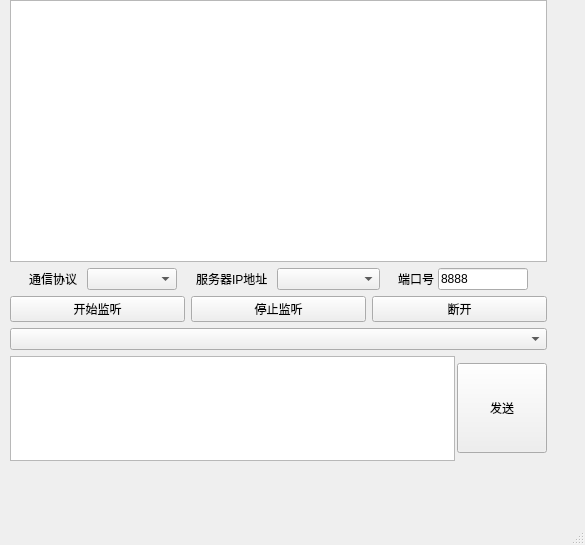
<?xml version="1.0" encoding="UTF-8"?>
<ui version="4.0">
 <class>MainWindow</class>
 <widget class="QMainWindow" name="MainWindow">
  <property name="geometry">
   <rect>
    <x>0</x>
    <y>0</y>
    <width>585</width>
    <height>545</height>
   </rect>
  </property>
  <property name="windowTitle">
   <string>网络调试助手-服务端</string>
  </property>
  <widget class="QWidget" name="centralwidget">
   <widget class="QWidget" name="">
    <property name="geometry">
     <rect>
      <x>10</x>
      <y>0</y>
      <width>537</width>
      <height>461</height>
     </rect>
    </property>
    <layout class="QVBoxLayout" name="widgetVL" stretch="5,1,1,0,2">
     <item>
      <widget class="QTextEdit" name="showTextEdit"/>
     </item>
     <item>
      <layout class="QHBoxLayout" name="middleHL" stretch="2,1,1,2,1,3,2,1,1,2">
       <property name="spacing">
        <number>0</number>
       </property>
       <item>
        <spacer name="midHS3">
         <property name="orientation">
          <enum>Qt::Orientation::Horizontal</enum>
         </property>
         <property name="sizeHint" stdset="0">
          <size>
           <width>40</width>
           <height>20</height>
          </size>
         </property>
        </spacer>
       </item>
       <item>
        <widget class="QLabel" name="protoclLabel">
         <property name="minimumSize">
          <size>
           <width>58</width>
           <height>0</height>
          </size>
         </property>
         <property name="text">
          <string>通信协议</string>
         </property>
        </widget>
       </item>
       <item>
        <widget class="QComboBox" name="protocolComboBox">
         <property name="minimumSize">
          <size>
           <width>90</width>
           <height>0</height>
          </size>
         </property>
        </widget>
       </item>
       <item>
        <spacer name="midHS1">
         <property name="orientation">
          <enum>Qt::Orientation::Horizontal</enum>
         </property>
         <property name="sizeHint" stdset="0">
          <size>
           <width>40</width>
           <height>20</height>
          </size>
         </property>
        </spacer>
       </item>
       <item>
        <widget class="QLabel" name="ipLabel">
         <property name="minimumSize">
          <size>
           <width>81</width>
           <height>0</height>
          </size>
         </property>
         <property name="text">
          <string>服务器IP地址</string>
         </property>
        </widget>
       </item>
       <item>
        <widget class="QComboBox" name="ipComboBox">
         <property name="minimumSize">
          <size>
           <width>103</width>
           <height>0</height>
          </size>
         </property>
        </widget>
       </item>
       <item>
        <spacer name="midHS2">
         <property name="orientation">
          <enum>Qt::Orientation::Horizontal</enum>
         </property>
         <property name="sizeHint" stdset="0">
          <size>
           <width>40</width>
           <height>20</height>
          </size>
         </property>
        </spacer>
       </item>
       <item>
        <widget class="QLabel" name="portLabel">
         <property name="minimumSize">
          <size>
           <width>40</width>
           <height>0</height>
          </size>
         </property>
         <property name="text">
          <string>端口号</string>
         </property>
        </widget>
       </item>
       <item>
        <widget class="QLineEdit" name="portLineEdit">
         <property name="minimumSize">
          <size>
           <width>90</width>
           <height>0</height>
          </size>
         </property>
         <property name="maximumSize">
          <size>
           <width>80</width>
           <height>16777215</height>
          </size>
         </property>
         <property name="text">
          <string>8888</string>
         </property>
        </widget>
       </item>
       <item>
        <spacer name="midHS4">
         <property name="orientation">
          <enum>Qt::Orientation::Horizontal</enum>
         </property>
         <property name="sizeHint" stdset="0">
          <size>
           <width>40</width>
           <height>20</height>
          </size>
         </property>
        </spacer>
       </item>
      </layout>
     </item>
     <item>
      <layout class="QHBoxLayout" name="listenHL">
       <item>
        <widget class="QPushButton" name="startPushButton">
         <property name="text">
          <string>开始监听</string>
         </property>
        </widget>
       </item>
       <item>
        <widget class="QPushButton" name="stopPushButton">
         <property name="text">
          <string>停止监听</string>
         </property>
        </widget>
       </item>
       <item>
        <widget class="QPushButton" name="interruptPushButton">
         <property name="text">
          <string>断开</string>
         </property>
        </widget>
       </item>
      </layout>
     </item>
     <item>
      <widget class="SocketComboBox" name="socketComboBox"/>
     </item>
     <item>
      <layout class="QHBoxLayout" name="bottomHL" stretch="10,1">
       <property name="spacing">
        <number>2</number>
       </property>
       <item>
        <widget class="QTextEdit" name="sendTextEdit">
         <property name="minimumSize">
          <size>
           <width>0</width>
           <height>100</height>
          </size>
         </property>
        </widget>
       </item>
       <item>
        <widget class="QPushButton" name="sendPushButton">
         <property name="minimumSize">
          <size>
           <width>90</width>
           <height>90</height>
          </size>
         </property>
         <property name="text">
          <string>发送</string>
         </property>
        </widget>
       </item>
      </layout>
     </item>
    </layout>
   </widget>
  </widget>
  <widget class="QMenuBar" name="menubar">
   <property name="geometry">
    <rect>
     <x>0</x>
     <y>0</y>
     <width>585</width>
     <height>34</height>
    </rect>
   </property>
  </widget>
  <widget class="QStatusBar" name="statusbar"/>
 </widget>
 <customwidgets>
  <customwidget>
   <class>SocketComboBox</class>
   <extends>QComboBox</extends>
   <header>socketComboBox.h</header>
  </customwidget>
 </customwidgets>
 <resources/>
 <connections/>
</ui>
